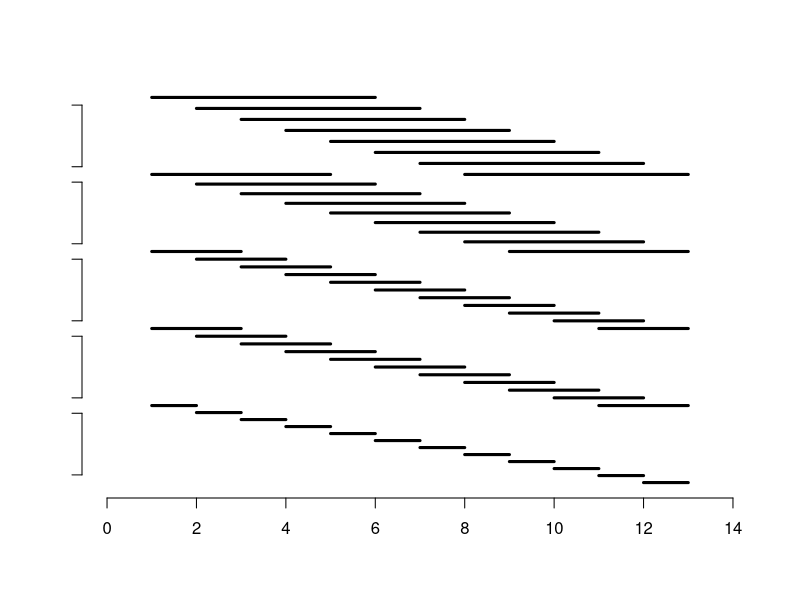

The R script that drew this image:

## params
##

nn <- 13

aa <- sqrt(2)

eps <- 0.02

n_scales <- floor(logb(nn/2,aa))


## base plot
##

png("plots/sparse-grid.png", width = 600, height = 300)

plot(NULL, xlim = c(0,nn+1), ylim = c(0,1), axes = FALSE, ann = FALSE)

axis(1)


## plot scales
##

for (kk in 1:n_scales)
{
  ww <- floor(aa**kk)
  
  yy <- seq(kk/n_scales,(kk-1)/n_scales, length.out = nn - ww)
  
  axis(2, at = c((kk-1)/n_scales + eps, kk/n_scales - eps), ann = FALSE, labels = FALSE)
  
  for (ll in 1:(nn - ww))
  {
    segments(x0 = ll, x1 = ll+ww, y0 = yy[ll], y1 = yy[ll], lwd = 3)
  }
}

dev.off()